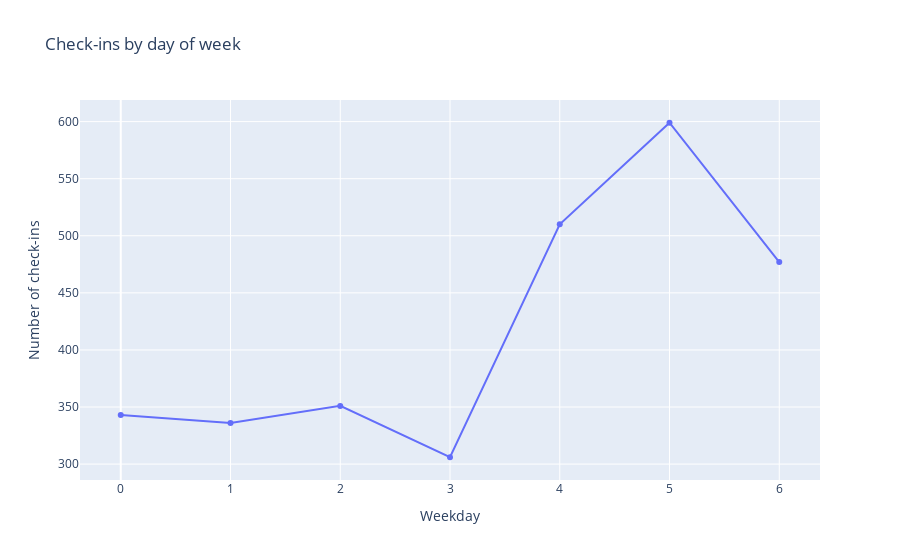

Write notebook code for a chart like this one.
### Code cell
# Plot distribution by day of week
by_day = df.groupby(by='created_at_adjusted_weekday', as_index=False).count()
fig = go.Figure()
fig.add_trace(go.Scatter(y = by_day['created_at'], x = by_day['created_at_adjusted_weekday']))
fig.update_layout(title = 'Check-ins by day of week', xaxis_title = 'Weekday', yaxis_title = 'Number of check-ins')
fig.show()

### Figure 1 — Plotly figure (JSON) as saved in the notebook; plotly's stock layout.template omitted (floating-point values rounded to 4 significant figures)
{"data": [{"type": "scatter", "x": [0, 1, 2, 3, 4, 5, 6], "y": [343, 336, 351, 306, 510, 599, 477]}], "layout": {"title": {"text": "Check-ins by day of week"}, "xaxis": {"title": {"text": "Weekday"}}, "yaxis": {"title": {"text": "Number of check-ins"}}}}
